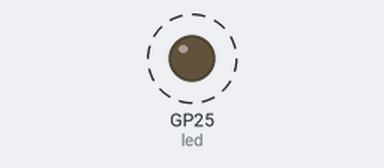
Bench run of a program on a simulated Raspberry Pi Pico running MicroPython. On the bench: output pins drawn as LEDs (lit = HIGH). Dashed ring = blinking. What the program prints to the serial console is not drawn. At 15.0 s the program stops and its outputs stay as they are.

Above: at 0.02 s.
Timing chart, 0 to 3.0 s (numbered marks = the images above):
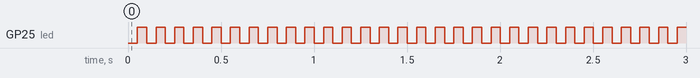

Measured:
- by itself, GP25 (led): alternates HIGH for 0.05 s and LOW for 0.05 s, 285 changes in all, then stays HIGH

The program:

demo_pio_blink_led.py
```python
# Demonstrate PIO using the on-board LED

# Method 1.  Polling with utime.sleep() to schedule on/off transitions

import machine
import utime

led = machine.Pin(25, mode=machine.Pin.OUT)
period = 100

print("Polling loop.")
start = utime.ticks_ms()
while utime.ticks_ms() < start + 5000:
    led.value(0)
    utime.sleep_ms(int(period/2))
    led.value(1)
    utime.sleep_ms(int(period/2))
led.value(0)

# Method 2. Use Timer

def toggle_led(timer):
    global led
    led.toggle()

print("Timer interrupts.")
# run the blinker for period milliseconds
timer = machine.Timer(period=int(period/2), mode=machine.Timer.PERIODIC, callback=toggle_led)
utime.sleep_ms(5000)
timer.deinit()

# Method 3. Use PIO
print("PIO")

import machine
import utime
import rp2

@rp2.asm_pio(set_init=rp2.PIO.OUT_LOW)
def blink():
    wrap_target()         # start of a loop
    set(pins, 1) [31]     # set base pio to 1, then wait 31 cycles
    nop() [31]            # wait 32 more cycles
    nop() [31]
    nop() [3]
    set(pins, 0) [31]     # set base pin to 0, then wait 31 cycles
    nop() [31]            # wait 32 more cycles
    nop() [31]            # wait 32 more cycles
    nop() [31]
    nop() [3]
    wrap()

sm = rp2.StateMachine(0, blink, freq=2000, set_base=led)

sm.active(1)
utime.sleep_ms(5000)
sm.active(0)
```
